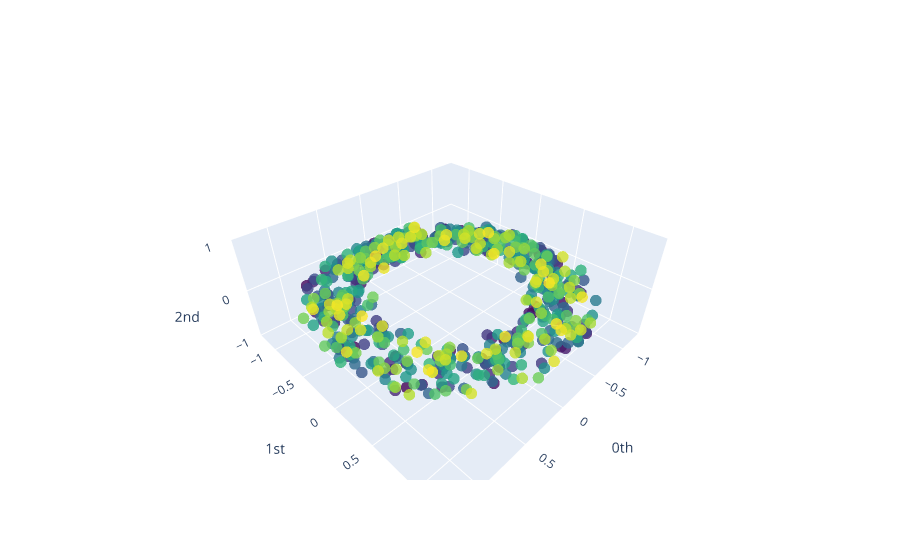

Notebook code for this chart:
### Markdown cell above
Aquí las etiquetas se definen como que un círculo es 0, una esfera es 1 y un toro es 2. Cada nube de puntos corresponde a una muestra de la superficie continua; en este caso, se muestrean 625 puntos por forma. 
Visualicemos estas nubes de puntos usando la API de trazado de ``giotto-tda``:

### Code cell
from gtda.plotting import plot_point_cloud

plot_point_cloud(point_clouds_basic[0])

### Figure 1 — Plotly figure (JSON) as saved in the notebook; plotly's stock layout.template omitted (floating-point values rounded to 4 significant figures; data arrays with more than 128 entries replaced by an {"elided": "..."} marker saying what was removed)
{"data": [{"marker": {"color": {"elided": "625 int values"}, "colorscale": [[0, "#440154"], [0.1111, "#482878"], [0.2222, "#3e4989"], [0.3333, "#31688e"], [0.4444, "#26828e"], [0.5556, "#1f9e89"], [0.6667, "#35b779"], [0.7778, "#6ece58"], [0.8889, "#b5de2b"], [1, "#fde725"]], "opacity": 0.8, "size": 4}, "mode": "markers", "type": "scatter3d", "x": {"elided": "625 float values"}, "y": {"elided": "625 float values"}, "z": {"elided": "625 int values"}}], "layout": {"scene": {"xaxis": {"exponentformat": "e", "showexponent": "all", "title": {"text": "0th"}, "type": "linear"}, "yaxis": {"exponentformat": "e", "showexponent": "all", "title": {"text": "1st"}, "type": "linear"}, "zaxis": {"exponentformat": "e", "showexponent": "all", "title": {"text": "2nd"}, "type": "linear"}}}}
